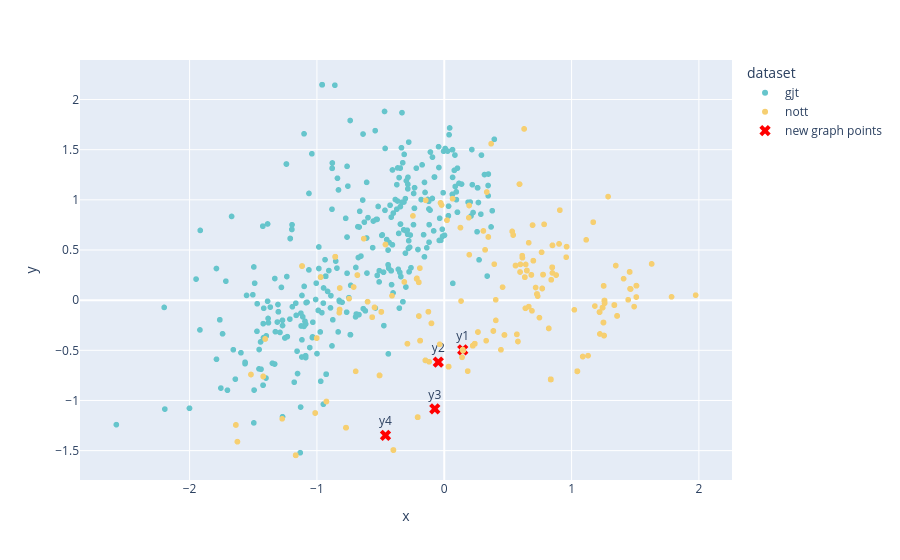

Notebook cell for this chart:
### Code cell
chords_list = [metadata[i]['chords'] for i in range(len(y_graph))]
datasets_list = [metadata[i]['dataset'] for i in range(len(y_graph))]
df_graph_a = pd.DataFrame({
    'x': y_graph_a[:,0],
    'y': y_graph_a[:,1],
    'chords': chords_list,
    'dataset': datasets_list
})
fig = px.scatter(
    data_frame=df_graph_a,
    x='x',
    y='y',
    color='dataset',
    color_discrete_sequence=px.colors.qualitative.Pastel,
    hover_data=['chords'],
)
fig.add_trace(go.Scatter(
    x=new_graph_a_2d[:, 0],
    y=new_graph_a_2d[:, 1],
    mode='markers+text',
    marker=dict(color='red', size=10, symbol='x'),
    text=['y1', 'y2', 'y3', 'y4'],
    hovertext=[
        in_seq_1.replace(';','<br>').replace('b_', '<br>b_'),
        in_seq_2.replace(';','<br>').replace('b_', '<br>b_'),
        in_seq_3.replace(';','<br>').replace('b_', '<br>b_'),
        in_seq_4.replace(';','<br>').replace('b_', '<br>b_'),
    ],
    hoverinfo='text',
    textposition='top center',
    name='new graph points'
))
fig.show()

# fig = px.scatter(
#     data_frame=df,
#     x='x',
#     y='y',
#     hover_data=['chords']
# )
# fig.show()

### Figure 1 — Plotly figure (JSON) as saved in the notebook; plotly's stock layout.template omitted (floating-point values rounded to 4 significant figures; data arrays with more than 128 entries replaced by an {"elided": "..."} marker saying what was removed)
{"data": [{"customdata": {"elided": "390x1 str values"}, "hovertemplate": "dataset=gjt<br>x=%{x}<br>y=%{y}<br>chords=%{customdata[0]}<extra></extra>", "legendgroup": "gjt", "marker": {"color": "rgb(102, 197, 204)", "symbol": "circle"}, "mode": "markers", "name": "gjt", "showlegend": true, "type": "scattergl", "x": {"elided": "390 float values"}, "xaxis": "x", "y": {"elided": "390 float values"}, "yaxis": "y"}, {"customdata": {"elided": "664x1 str values"}, "hovertemplate": "dataset=nott<br>x=%{x}<br>y=%{y}<br>chords=%{customdata[0]}<extra></extra>", "legendgroup": "nott", "marker": {"color": "rgb(246, 207, 113)", "symbol": "circle"}, "mode": "markers", "name": "nott", "showlegend": true, "type": "scattergl", "x": {"elided": "664 float values"}, "xaxis": "x", "y": {"elided": "664 float values"}, "yaxis": "y"}, {"hoverinfo": "text", "hovertext": ["<br>b_G:7_@2<br>C:maj_@2", "<br>b_G:9_@2<br>C:maj_@2", "<br>b_B:hdim7_@2<br>C:maj_@2", "<br>b_C#:7_@2<br>C:maj_@2"], "marker": {"color": "red", "size": 10, "symbol": "x"}, "mode": "markers+text", "name": "new graph points", "text": ["y1", "y2", "y3", "y4"], "textposition": "top center", "type": "scatter", "x": [0.1451, -0.04684, -0.07424, -0.4615], "y": [-0.4951, -0.6174, -1.083, -1.348]}], "layout": {"legend": {"title": {"text": "dataset"}, "tracegroupgap": 0}, "margin": {"t": 60}, "xaxis": {"anchor": "y", "domain": [0, 1], "title": {"text": "x"}}, "yaxis": {"anchor": "x", "domain": [0, 1], "title": {"text": "y"}}}}
